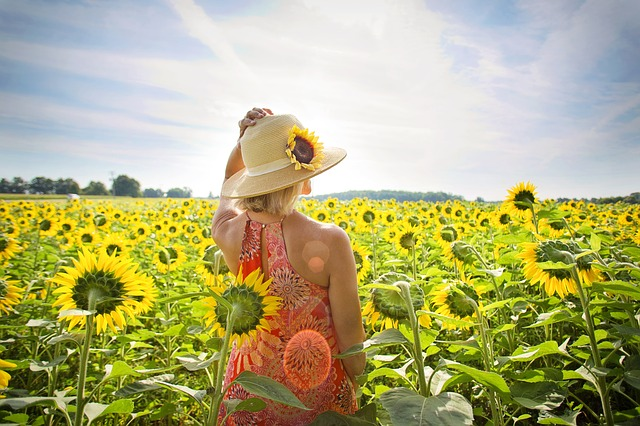
#> input picture Imagens/sunflower-small.jpg, 640 x 426 px
$ python inf_spacial.py   (older library calls are emulated)
#> lines starting #> are read from the running program, lines starting #| are printed output that depends on the picture; long printed decimals are rounded
import cv2
import numpy as np


img = cv2.imread('Imagens/sunflower-small.jpg', cv2.IMREAD_GRAYSCALE)
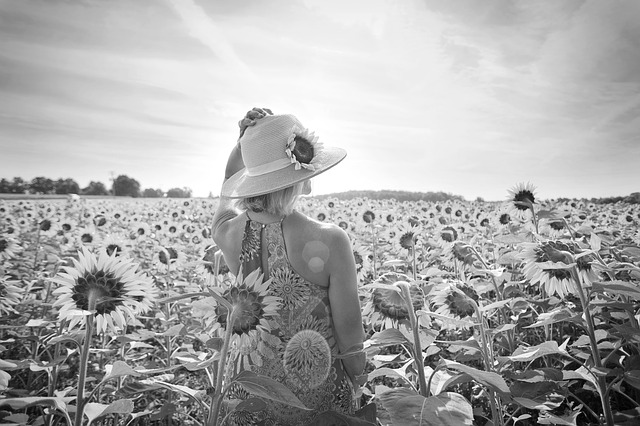
#> img: shape (426, 640); min 0, max 255, mean 168.3

cv2.namedWindow('Image', cv2.WINDOW_AUTOSIZE)
cv2.imshow('Image', img)
cv2.waitKey()

sh = cv2.Sobel(img, cv2.CV_64F, 1, 0, ksize=1)
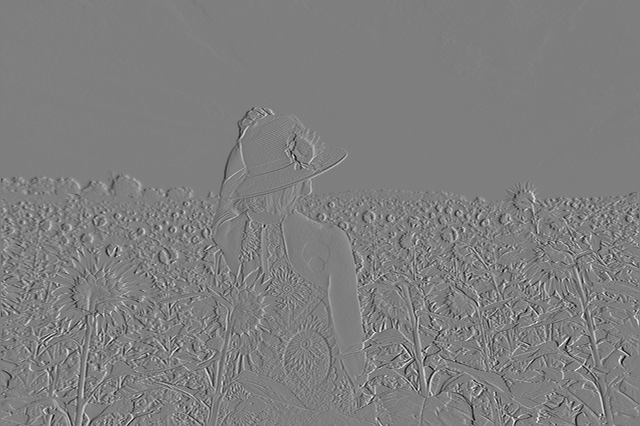
#> sh: shape (426, 640) float64; min -242, max 244, mean 0; drawn with min black and max white
sv = cv2.Sobel(img, cv2.CV_64F, 0, 1, ksize=1)
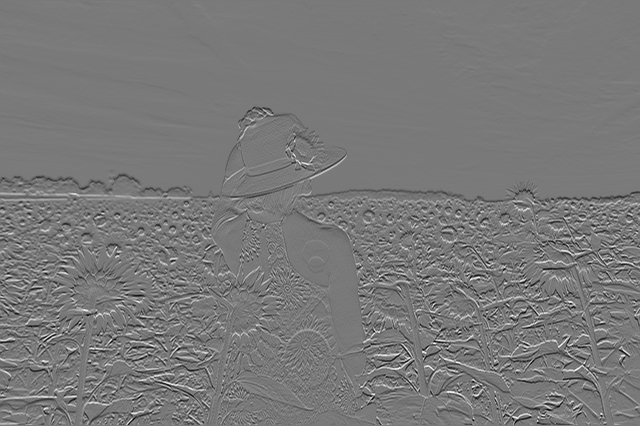
#> sv: shape (426, 640) float64; min -228, max 250, mean -0.5; drawn with min black and max white

SIr = np.sqrt(sh**2 + sv**2)
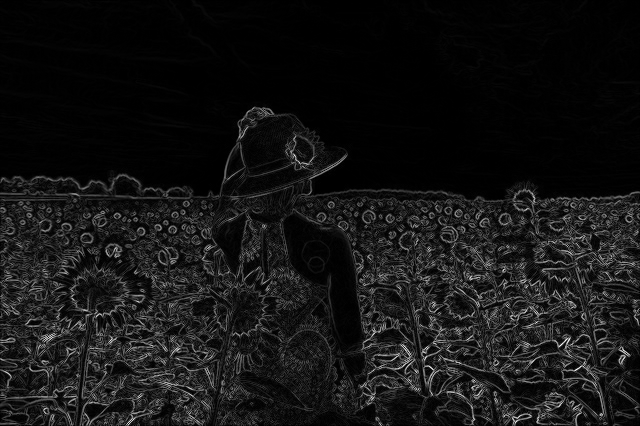
#> SIr: shape (426, 640) float64; min 0, max 332.4, mean 27.2; drawn with min black and max white

SI_mean = np.sum(SIr) / (SIr.shape[0] * SIr.shape[1])
#> SI_mean = 27.21
SI_rms = np.sqrt(np.sum(SIr**2) / (SIr.shape[0] * SIr.shape[1]))
#> SI_rms = 46.35
SI_stdev = np.sqrt(np.sum(SIr**2 - SI_mean**2) / (SIr.shape[0] * SIr.shape[1]))
#> SI_stdev = 37.53

print("> Informação espacial - MÉDIA: %f" % SI_mean)
#| > Informação espacial - MÉDIA: 27.211
print("> Informação espacial - RMS: %f" % SI_rms)
#| > Informação espacial - RMS: 46.354
print("> Informação espacial - DESV. PADRÃO: %f" % SI_stdev)
#| > Informação espacial - DESV. PADRÃO: 37.526

$ run again, with Imagens/phone-small.jpg copied over Imagens/sunflower-small.jpg
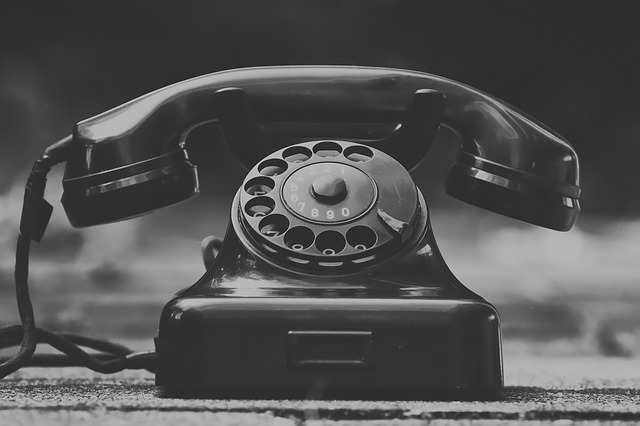
#> input picture Imagens/phone-small.jpg, 640 x 426 px
#> img is the input picture: shape (426, 640); min 4, max 225, mean 82.5
#> `sv = cv2.Sobel(img, cv2.CV_64F, 0, 1, ksize=1)`:
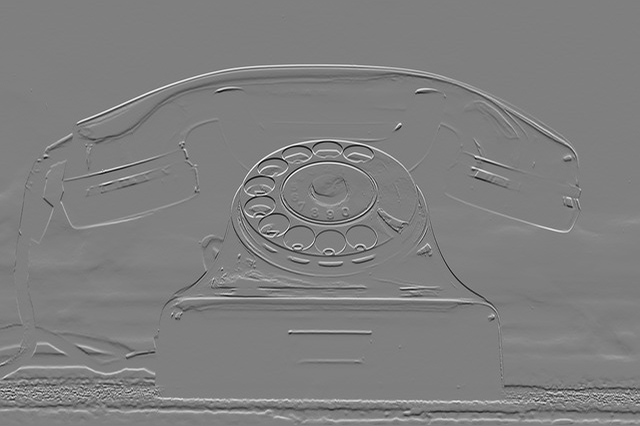
#> sv: shape (426, 640) float64; min -202, max 202, mean 0.5; drawn with min black and max white
#> `SIr = np.sqrt(sh**2 + sv**2)`:
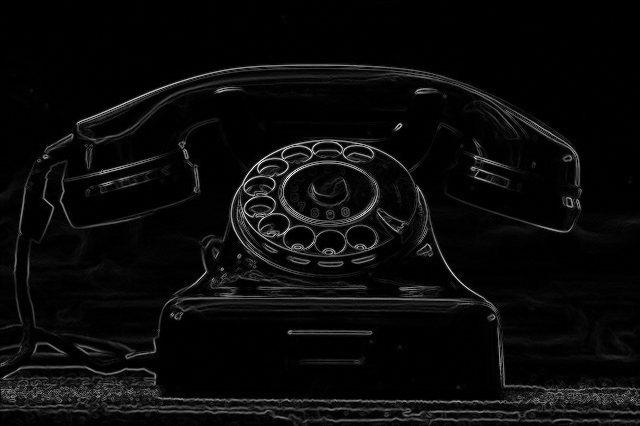
#> SIr: shape (426, 640) float64; min 0, max 277.9, mean 11.6; drawn with min black and max white
#> SI_mean = 11.58
#> SI_rms = 27.83
#> SI_stdev = 25.31
#| > Informação espacial - MÉDIA: 11.576
#| > Informação espacial - RMS: 27.832
#| > Informação espacial - DESV. PADRÃO: 25.310
